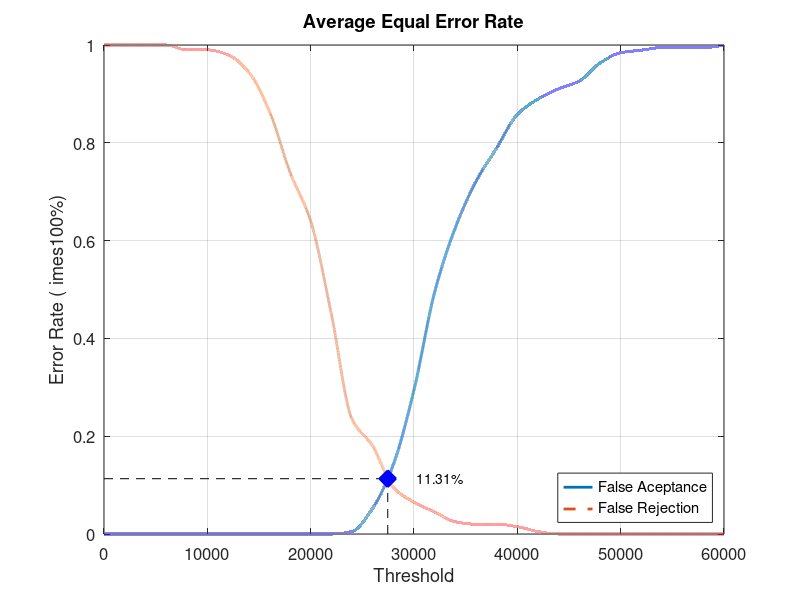
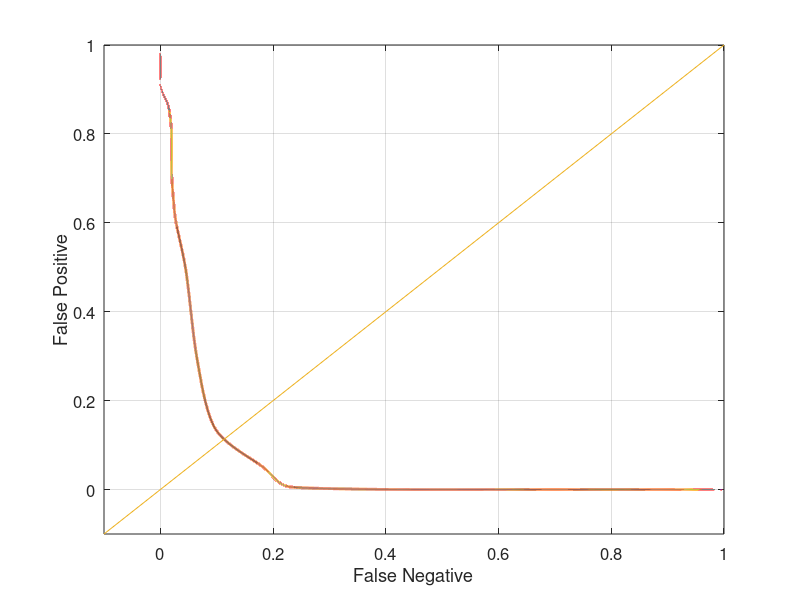

Recreate these plots in MATLAB, in order.
close all;
clear;
clc;
x = 0:2000:60000;
xq = 0:0.5:60000;

y0 = [0 0 0 0 0 0 0 0 0 0 0 0 0.00526316 0.0526316 0.142105 0.294737 0.494737 0.626316 0.721053 0.789474 0.857895 0.889474 0.910526 0.926316 0.963158 0.984211 0.989474 0.994737 0.994737 0.994737 1]
yy0 = interp1(x, y0, xq, 'pchip');
y1 = [1 1 1 1 0.99 0.99 0.98 0.945 0.865 0.74 0.64 0.45 0.235 0.18 0.095 0.065 0.045 0.025 0.02 0.02 0.015 0.005 0 0 0 0 0 0 0 0 0]
yy1 = interp1(x, y1, xq, 'pchip');

% Calculating EER: 
y2 = abs(y0 - y1);
find(y2 == min(y2))
yy2 = abs(yy0 - yy1);
xEER = find(yy2 == min(yy2));
xEERIndex = xq(xEER) % X-axis EER
yEER = yy0(xEER) % Y-axis EER

main = figure
plot(xq, yy0,'-','LineWidth', 2);	hold on
plot(xq, yy1,'--','LineWidth', 2);	hold on
plot([xEERIndex xEERIndex], [0 yEER], 'k--');	hold on
plot([0 xEERIndex], [yEER yEER], 'k--');	hold on
plot(xEERIndex, yEER, 'bx', 'LineWidth', 10);	hold on
text(xEERIndex + 10 * xEERIndex / 100, yEER, [num2str(round((10000 * yEER)) / 100) '%'])
legend('False Aceptance', 'False Rejection', 'Location', 'SouthEast')
xlabel('Threshold')
ylabel('Error Rate (	imes100%)')
title('Average Equal Error Rate')
set(gca, 'FontSize', 12)
axis([0 60000 0 1])
grid on

print(main, 'Database4_1Main', '-dpng');
FNRxFPR = figure('Color', [1 1 1]);
plot(yy1, yy0, '-', yy1, yy0, 'LineWidth', 2);
hold on
y = -0.1:0.1:1
plot(y, y); 
set(gca, 'FontSize', 12)
xlabel('False Negative')
ylabel('False Positive')
axis([-0.1 1 -0.1 1])
set(gca, 'FontSize', 12)
grid on

print(FNRxFPR, 'Database4_1FNRxFPR','-dpng');
